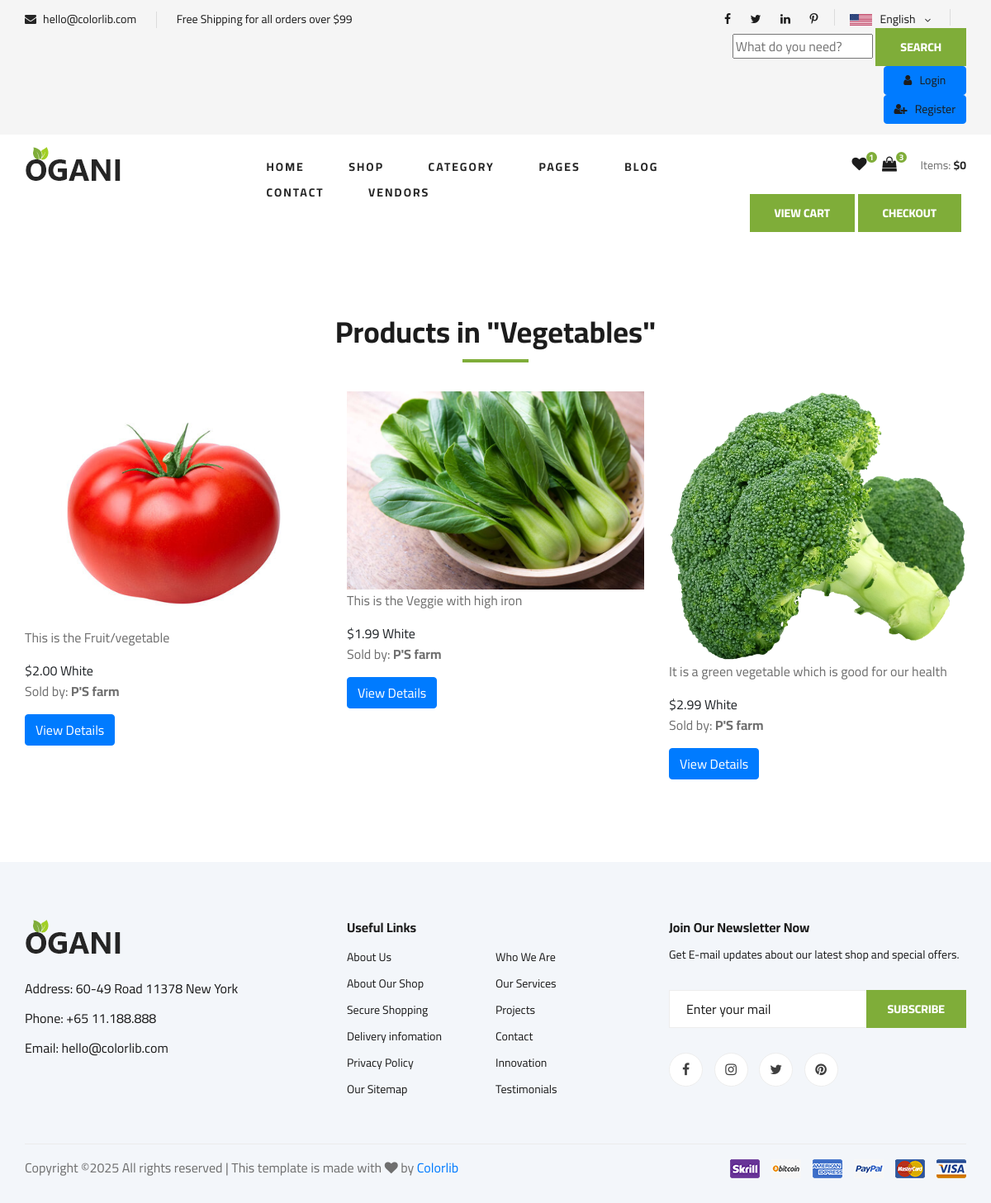
Before: /category/cat5ecegba2a4/ with the older database file.
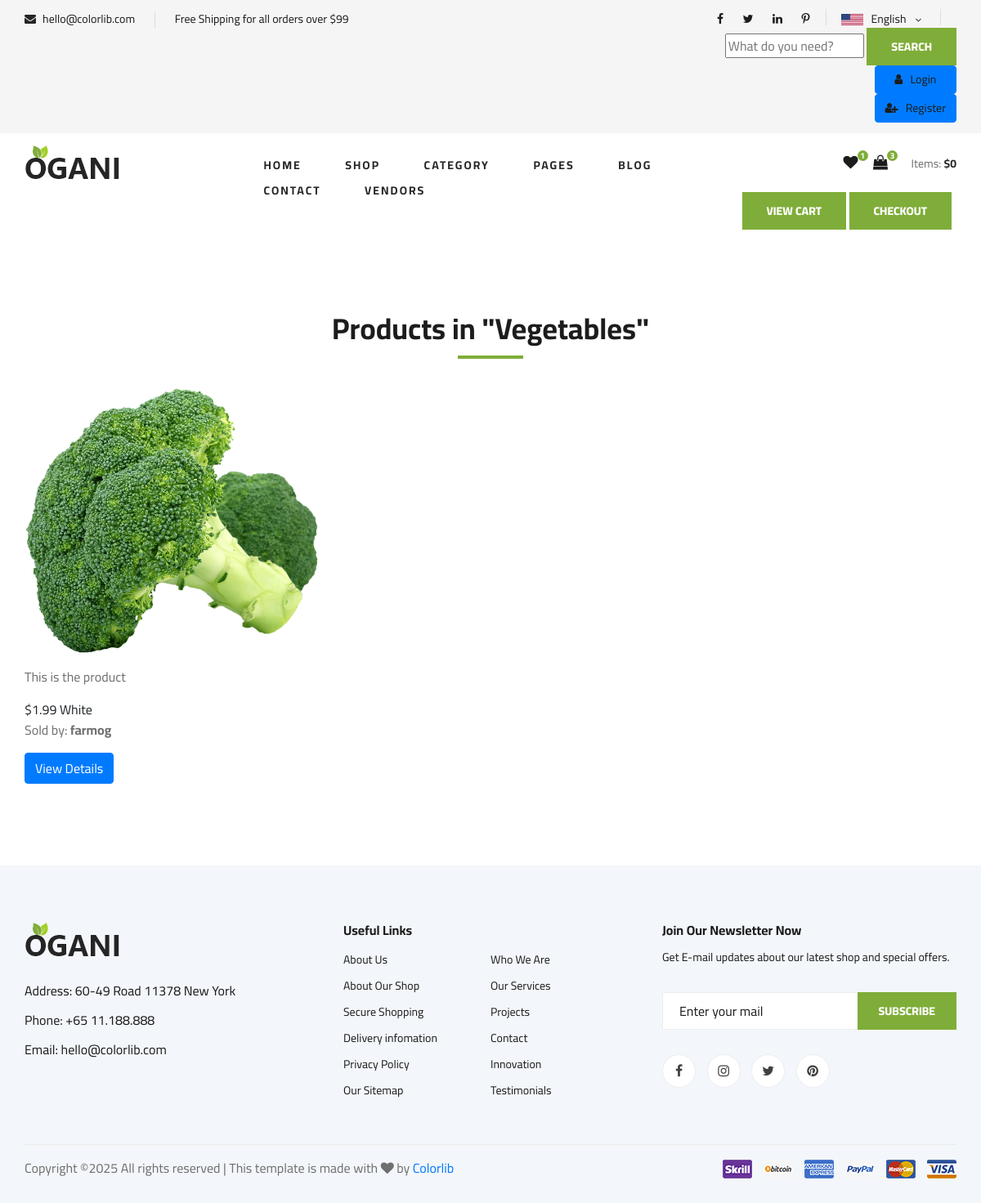
After: the same page with the newer database file.
### core/models.py (models this page shows, shortened)
class Category(models.Model):
    cid = ShortUUIDField(unique=True, length=10, max_length=20, prefix="cat", alphabet="abcdegh12345")
    title = models.CharField(max_length=100)
    image = models.ImageField(upload_to="category")
    class Meta:
        verbose_name_plural = "Categories"

class Product(models.Model):
    pid = ShortUUIDField(unique=True, length=10, max_length=20, alphabet="abcdegh12345")
    user = models.ForeignKey(User, on_delete=models.SET_NULL, null=True)
    category = models.ForeignKey(Category, on_delete=models.SET_NULL, null=True, related_name="category")
    title = models.CharField(max_length=100, default="Fresh Pear")
    image = models.ImageField(upload_to='products/')
    description = RichTextUploadingField(null=True, blank=True, default="This is the product")
    price = models.DecimalField(max_digits=10, decimal_places=2, default="1.99")
    old_price = models.DecimalField(max_digits=10, decimal_places=2, default="2.99")
    specifications = models.TextField(null=True, blank=True)
    tags=TaggableManager(blank=True)
    product_status = models.CharField(choices=PRODUCT_STATUS_CHOICES, max_length=10, default="draft")
    sku = ShortUUIDField(unique=True, length=10, max_length=20, alphabet="abcdegh12345")
    stock_quantity = models.PositiveIntegerField(default=0)  # You can set the default value as needed
    in_stock = models.BooleanField(default=True)
    featured = models.BooleanField(default=False)
    digital = models.BooleanField(default=False)
    vendor = models.ForeignKey(Vendor, on_delete=models.CASCADE, related_name='products')  # Rename to lowercase 'vendor'
    weight = models.FloatField(default=0)
    color = models.CharField(max_length=50, default="White")
    mfd=models.DateField(auto_now_add=True)
    life=models.IntegerField(default=30)
    shipping = models.CharField(max_length=100, default="Free Shipping")
    created_at = models.DateTimeField(default=datetime.now)
    class Meta:
        verbose_name_plural = "Products"
    def stock_status(self):
        """Return a custom string based on stock quantity."""
        if self.stock_quantity > 0:
            return f"{self.stock_quantity} left"
        return "Out of stock"
    stock_status.short_description = 'Stock Status'

class Vendor(models.Model):
    vid = ShortUUIDField(unique=True, length=10, max_length=20, prefix="ven", alphabet="abcdegh12345")
    title = models.CharField(max_length=100)
    image = models.ImageField(upload_to="vendors")
    description = RichTextUploadingField(null=True, blank=True)
    address = models.TextField()
    phone = models.CharField(max_length=10)
    email = models.EmailField()
    shipping = models.CharField(max_length=100, default="Free Shipping")
    user = models.ForeignKey(User, on_delete=models.CASCADE, null=True)
    date = models.DateField(auto_now_add=True)
    status = models.CharField(choices=STATUS_CHOICES, max_length=20, default="Active")  # Increase max_length
    price = models.DecimalField(max_digits=10, decimal_places=2, default="1.99")
    old_price = models.DecimalField(max_digits=10, decimal_places=2, default="2.99")
    class Meta:
        verbose_name_plural = "Vendors"

### core/views.py (the view)
# urls.py: path('category/<str:cid>/', views.category_product_list, name='category_product_list'),  # Category product list with category id
def category_product_list(request, cid):
    category = Category.objects.get ( cid=cid)  # Assuming 'cid' is a unique identifier (string)
    products = Product.objects.filter(product_status="published", category=category)
    context = {
        'category': category,
        'products': products,
    }
    return render(request, 'core/category_product_list.html', context)

### templates/core/category_product_list.html (shortened to what this page needs)
{% extends 'partials/base.html' %}
{% load static %}
{% block content %}
<section class="category-product-list spad">
    <div class="container">
        <div class="section-title">
            <h2>Products in "{{ category.title }}"</h2>
        </div>
        <div class="row">
            {% for product in products %}
            <div class="col-lg-4 col-md-6">
                <div class="product-item">
                    <div class="product-item__pic">
                        <img src="{{ product.image.url }}" alt="{{ product.name }}">
                    </div>
                    <div class="product-item__text">
                        <p>{{ product.description|safe }}</p>
                        <span class="product-price">${{ product.price }}</span>
                        <span class="product-color">{{ product.color }}</span>
                        {% if product.vendor %}
                            <p>Sold by: <strong>{{ product.vendor.title }}</strong></p>
                        {% endif %}
                        <a href="{% url 'core:pages1' product.id %}" class="btn btn-primary">View Details</a>
                    </div>
                </div>
            </div>
            {% empty %}
            <p>No products available in this category.</p>
            {% endfor %}
        </div>
    </div>
</section>
{% endblock %}

### templates/partials/base.html (shortened to what this page needs)
  {% load static %}
<!DOCTYPE html>
<html lang="en">
<head>
    <link rel="stylesheet" href="{% static 'css/bootstrap.min.css' %}" type="text/css">
    <link rel="stylesheet" href="{% static 'css/font-awesome.min.css' %}" type="text/css">
    <link rel="stylesheet" href="{% static 'css/elegant-icons.css' %}" type="text/css">
    <link rel="stylesheet" href="{% static 'css/nice-select.css' %}" type="text/css">
    <link rel="stylesheet" href="{% static 'css/jquery-ui.min.css' %}" type="text/css">
    <link rel="stylesheet" href="{% static 'css/owl.carousel.min.css' %}" type="text/css">
    <link rel="stylesheet" href="{% static 'css/slicknav.min.css' %}" type="text/css">
    <link rel="stylesheet" href="{% static 'css/style.css' %}" type="text/css">
</head>
<body>
    <header class="header">
        <div class="header__top">
            <div class="container">
                <div class="row">
                    <div class="col-lg-6 col-md-6">
                        <div class="header__top__left">
                            <ul>
                                <li><i class="fa fa-envelope"></i> hello@colorlib.com</li>
                                <li>Free Shipping for all orders over $99</li>
                            </ul>
                        </div>
                    </div>
                    <div class="col-lg-6 col-md-6">
                        <div class="header__top__right">
                            <div class="header__top__right__social">
                                <a href="#"><i class="fa fa-facebook"></i></a>
                                <a href="#"><i class="fa fa-twitter"></i></a>
                                <a href="#"><i class="fa fa-linkedin"></i></a>
                                <a href="#"><i class="fa fa-pinterest-p"></i></a>
                            </div>
                            <div class="header__top__right__language">
                                <img src="{% static 'img/language.png' %}" alt="">
                                <div>English</div>
                                <span class="arrow_carrot-down"></span>
                            </div>
                            <form action="{% url 'core:search' %}" method="get">
                                <input type="text" placeholder="What do you need?" name="q">
                                <button type="submit" class="site-btn">SEARCH</button>
                            </form>
                             <div class="header__top__right__auth">
    {% if request.user.is_authenticated %}
        <a href="{% url 'core:customer_dashboard' %}" class="btn btn-primary"><i class="fa fa-user"></i> My Account</a>
        <a href="{% url 'userauth:logout' %}" class="btn btn-primary"><i class="fa fa-sign-out"></i> Logout</a>
    {% else %}
        <a href="{% url 'userauth:login' %}" class="btn btn-primary"><i class="fa fa-user"></i> Login</a>
        <a href="{% url 'userauth:register' %}" class="btn btn-primary"><i class="fa fa-user-plus"></i> Register</a>
    {% endif %}
</div>
                        </div>
                    </div>
                </div>
            </div>
        </div>
        <div class="container">
            <div class="row">
                <div class="col-lg-3">
                    <div class="header__logo">
                        <a href="{% url 'core:index' %}"><img src="{% static 'img/logo.png' %}" alt=""></a>
                    </div>
                </div>
                <div class="col-lg-6">
                    <nav class="header__menu">
                        <ul>
                            <li><a href="{% url 'core:index' %}">Home</a></li>
                            <li><a href="{% url 'core:shop' %}">Shop</a></li>
                            <li><a href="#">Category</a>
                            </li>
                            <li><a href="#">Pages</a>
                            </li>
                            <li><a href="{% url 'core:blog' %}">Blog</a></li>
                            <li><a href="{% url 'core:contact' %}">Contact</a></li>
                            <li><a href="{% url 'core:vendor_list' %}">Vendors</a></li>
                        </ul>
                    </nav>
                </div>
                <div class="col-lg-3">
                    <div class="header__cart">
                        <ul>
                            <li><a href="#"><i class="fa fa-heart"></i> <span>1</span></a></li>
                            <li><a href="{% url 'core:cart' %}"><i class="fa fa-shopping-bag"></i> <span>3</span></a></li>
                        </ul>
                        <div class="header__cart__price">Items: <span>$</span><span id="cart-total-price">{{ cart_total_amount }}</span></div>
                    </div>
                    <div class="cart-dropdown-wrap">
                        <div class="cart-dropdown">
                            <a href="{% url 'core:cart' %}" class="site-btn">View Cart</a>
                            <a href="{% url 'core:checkout' %}" class="site-btn">Checkout</a>
                        </div>
                    </div>
                </div>
            </div>
        </div>
    </header>
        {% block content %}
        {% endblock %}
 <footer class="footer spad">
        <div class="container">
            <div class="row">
                <div class="col-lg-3 col-md-6 col-sm-6">
                    <div class="footer__about">
                        <div class="footer__about__logo">
                            <a href="./index.html"><img src="{% static 'img/logo.png' %}" alt=""></a>
                        </div>
                        <ul>
                            <li>Address: 60-49 Road 11378 New York</li>
                            <li>Phone: +65 11.188.888</li>
                            <li>Email: hello@colorlib.com</li>
                        </ul>
                    </div>
                </div>
                <div class="col-lg-4 col-md-6 col-sm-6 offset-lg-1">
                    <div class="footer__widget">
                        <h6>Useful Links</h6>
                        <ul>
                            <li><a href="#">About Us</a></li>
                            <li><a href="#">About Our Shop</a></li>
                            <li><a href="#">Secure Shopping</a></li>
                            <li><a href="#">Delivery infomation</a></li>
                            <li><a href="#">Privacy Policy</a></li>
                            <li><a href="#">Our Sitemap</a></li>
                        </ul>
                        <ul>
                            <li><a href="#">Who We Are</a></li>
                            <li><a href="#">Our Services</a></li>
                            <li><a href="#">Projects</a></li>
                            <li><a href="#">Contact</a></li>
                            <li><a href="#">Innovation</a></li>
                            <li><a href="#">Testimonials</a></li>
                        </ul>
                    </div>
                </div>
                <div class="col-lg-4 col-md-12">
                    <div class="footer__widget">
                        <h6>Join Our Newsletter Now</h6>
                        <p>Get E-mail updates about our latest shop and special offers.</p>
                        <form action="#">
                            <input type="text" placeholder="Enter your mail">
                            <button type="submit" class="site-btn">Subscribe</button>
                        </form>
                        <div class="footer__widget__social">
                            <a href="#"><i class="fa fa-facebook"></i></a>
                            <a href="#"><i class="fa fa-instagram"></i></a>
                            <a href="#"><i class="fa fa-twitter"></i></a>
                            <a href="#"><i class="fa fa-pinterest"></i></a>
                        </div>
                    </div>
                </div>
            </div>
            <div class="row">
                <div class="col-lg-12">
                    <div class="footer__copyright">
                        <div class="footer__copyright__text"><p>
  Copyright &copy;<script>document.write(new Date().getFullYear());</script> All rights reserved | This template is made with <i class="fa fa-heart" aria-hidden="true"></i> by <a href="https://colorlib.com" target="_blank">Colorlib</a>
  </p></div>
                        <div class="footer__copyright__payment"><img src="{% static 'img/payment-item.png' %}" alt=""></div>
                    </div>
                </div>
            </div>
        </div>
    </footer>
</body>
</html>

Changed rows visible on the page:
removed Product: image (picture), description "This is the Veggie with high iron", price "1.99", color "White", vendor "P'S farm"
removed Product: image (picture), description "It is a green vegetable which is good for our health", price "2.99", color "White", vendor "P'S farm"
changed Product "White": image: a different picture; description "This is the Fruit/vegetable" → "This is the product"; price "2.00" → "1.99"; vendor "P'S farm" → "farmog"
